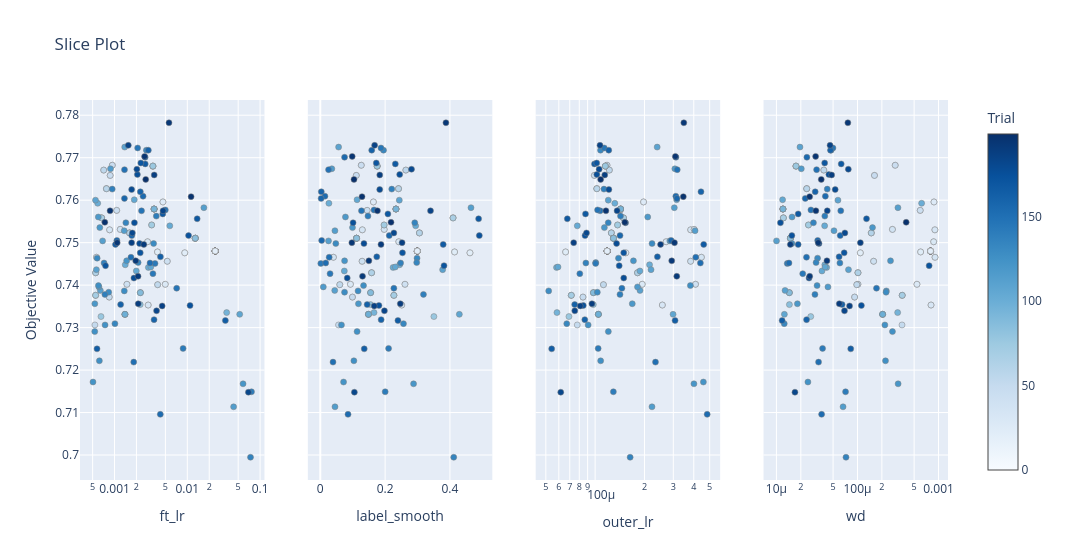

Here is the notebook cell this chart was saved with:
### Code cell
fig_slice = plot_slice(study, params=params_to_plot_OPT)
fig_slice.show()

### Figure 1 — Plotly figure (JSON) as saved in the notebook; plotly's stock layout.template omitted (floating-point values rounded to 4 significant figures; data arrays with more than 128 entries replaced by an {"elided": "..."} marker saying what was removed)
{"data": [{"marker": {"color": {"elided": "200 int values"}, "colorbar": {"title": {"text": "Trial"}, "x": 1, "xpad": 40}, "colorscale": [[0, "rgb(247,251,255)"], [0.125, "rgb(222,235,247)"], [0.25, "rgb(198,219,239)"], [0.375, "rgb(158,202,225)"], [0.5, "rgb(107,174,214)"], [0.625, "rgb(66,146,198)"], [0.75, "rgb(33,113,181)"], [0.875, "rgb(8,81,156)"], [1, "rgb(8,48,107)"]], "line": {"color": "Grey", "width": 0.5}, "showscale": true}, "mode": "markers", "name": "Feasible Trial", "showlegend": false, "type": "scatter", "x": {"elided": "200 float values"}, "xaxis": "x", "y": {"elided": "200 float values"}, "yaxis": "y"}, {"marker": {"color": {"elided": "200 int values"}, "colorbar": {"title": {"text": "Trial"}, "x": 1, "xpad": 40}, "colorscale": [[0, "rgb(247,251,255)"], [0.125, "rgb(222,235,247)"], [0.25, "rgb(198,219,239)"], [0.375, "rgb(158,202,225)"], [0.5, "rgb(107,174,214)"], [0.625, "rgb(66,146,198)"], [0.75, "rgb(33,113,181)"], [0.875, "rgb(8,81,156)"], [1, "rgb(8,48,107)"]], "line": {"color": "Grey", "width": 0.5}, "showscale": false}, "mode": "markers", "name": "Feasible Trial", "showlegend": false, "type": "scatter", "x": {"elided": "200 float values"}, "xaxis": "x2", "y": {"elided": "200 float values"}, "yaxis": "y2"}, {"marker": {"color": {"elided": "200 int values"}, "colorbar": {"title": {"text": "Trial"}, "x": 1, "xpad": 40}, "colorscale": [[0, "rgb(247,251,255)"], [0.125, "rgb(222,235,247)"], [0.25, "rgb(198,219,239)"], [0.375, "rgb(158,202,225)"], [0.5, "rgb(107,174,214)"], [0.625, "rgb(66,146,198)"], [0.75, "rgb(33,113,181)"], [0.875, "rgb(8,81,156)"], [1, "rgb(8,48,107)"]], "line": {"color": "Grey", "width": 0.5}, "showscale": false}, "mode": "markers", "name": "Feasible Trial", "showlegend": false, "type": "scatter", "x": {"elided": "200 float values"}, "xaxis": "x3", "y": {"elided": "200 float values"}, "yaxis": "y3"}, {"marker": {"color": {"elided": "200 int values"}, "colorbar": {"title": {"text": "Trial"}, "x": 1, "xpad": 40}, "colorscale": [[0, "rgb(247,251,255)"], [0.125, "rgb(222,235,247)"], [0.25, "rgb(198,219,239)"], [0.375, "rgb(158,202,225)"], [0.5, "rgb(107,174,214)"], [0.625, "rgb(66,146,198)"], [0.75, "rgb(33,113,181)"], [0.875, "rgb(8,81,156)"], [1, "rgb(8,48,107)"]], "line": {"color": "Grey", "width": 0.5}, "showscale": false}, "mode": "markers", "name": "Feasible Trial", "showlegend": false, "type": "scatter", "x": {"elided": "200 float values"}, "xaxis": "x4", "y": {"elided": "200 float values"}, "yaxis": "y4"}], "layout": {"title": {"text": "Slice Plot"}, "width": 1200, "xaxis": {"anchor": "y", "domain": [0, 0.2125], "title": {"text": "ft_lr"}, "type": "log"}, "xaxis2": {"anchor": "y2", "domain": [0.2625, 0.475], "title": {"text": "label_smooth"}}, "xaxis3": {"anchor": "y3", "domain": [0.525, 0.7375], "title": {"text": "outer_lr"}, "type": "log"}, "xaxis4": {"anchor": "y4", "domain": [0.7875, 1], "title": {"text": "wd"}, "type": "log"}, "yaxis": {"anchor": "x", "domain": [0, 1], "title": {"text": "Objective Value"}}, "yaxis2": {"anchor": "x2", "domain": [0, 1], "matches": "y", "showticklabels": false}, "yaxis3": {"anchor": "x3", "domain": [0, 1], "matches": "y", "showticklabels": false}, "yaxis4": {"anchor": "x4", "domain": [0, 1], "matches": "y", "showticklabels": false}}}
